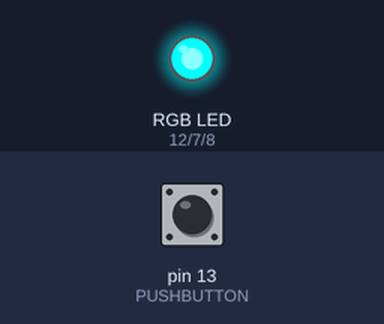
Simulated run of this sketch. Board: Arduino Uno, built with avr-gcc and run on an emulated ATmega328P. Parts: an RGB LED mixed from three pins (HIGH = lit). The inputs (shaded band) are chosen by the test bench; at power-on: pin 13 (PUSHBUTTON) HIGH.

Above: at 1.2 s.
1.3 s: pin 13 (PUSHBUTTON) pulled LOW for 0.15 s
At 1.37 s:
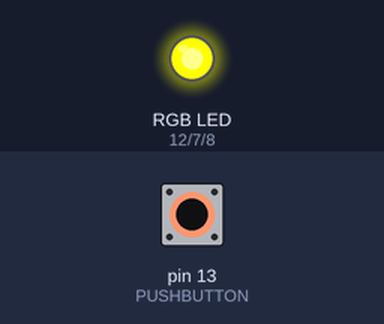
2.9 s: pin 13 (PUSHBUTTON) pulled LOW for 3.2 s
At 6.7 s:
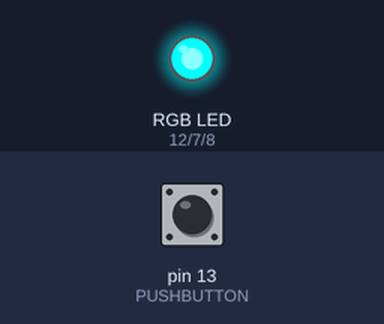
Timing chart, 0 to 8.2 s (numbered marks = the images above; inputs shaded):
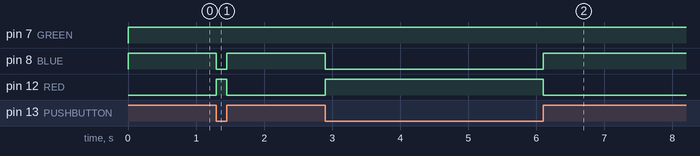

Measured:
- after the input at 1.3 s, pin 8 (BLUE): HIGH → LOW at once, → HIGH 0.15 s later; pin 12 (RED): LOW → HIGH at once, → LOW 0.15 s later
- after the input at 2.9 s, pin 8 (BLUE): HIGH → LOW at once, → HIGH 3.2 s later; pin 12 (RED): LOW → HIGH at once, → LOW 3.2 s later

The sketch:

ALPHA._PB_RGB__.ino
```cpp
/*

The goal of this program is to demonstrate an alternative to an IF statement using
a pushbutton and an RGB. When the pushbutton will be pressed, the blue and green
pin of the LED will be activated, and if the pushbutton isn't pressed, the red and green
pins will be activated. This will be acheived with a NOT gate, using "!" in our program.

The pushbutton will also be connected to take advatage of the built-in pull-up connection

*/

int PUSHBUTTON = 13 ; //set pin13 to PUSHBUTTON
int RED = 12 ; //set pin12 to RED
int BLUE = 8 ; //set pin8 to BLUE
int GREEN = 7 ; //set pin7 to GREEN

void setup() {
pinMode(PUSHBUTTON, INPUT_PULLUP); //set pushbutton as an INPUT (pull-up)
pinMode(RED, OUTPUT); //set RED as an OUTPUT
pinMode(BLUE, OUTPUT); //set BLUE as an OUTPUT
pinMode(GREEN, OUTPUT); //set GREEN as an OUTPUT

}

void loop() {

int STATE = digitalRead(PUSHBUTTON); /*read the state of the input, and set it as
an int to indicate the pushbutton state */

digitalWrite(RED, !STATE); //if the pushbutton state is ON, turn on red and green pins
digitalWrite(GREEN, HIGH);

digitalWrite(BLUE, STATE); //if the pushbutton state is OFF, turn on blue and green pins
digitalWrite(GREEN, HIGH);

}
```
